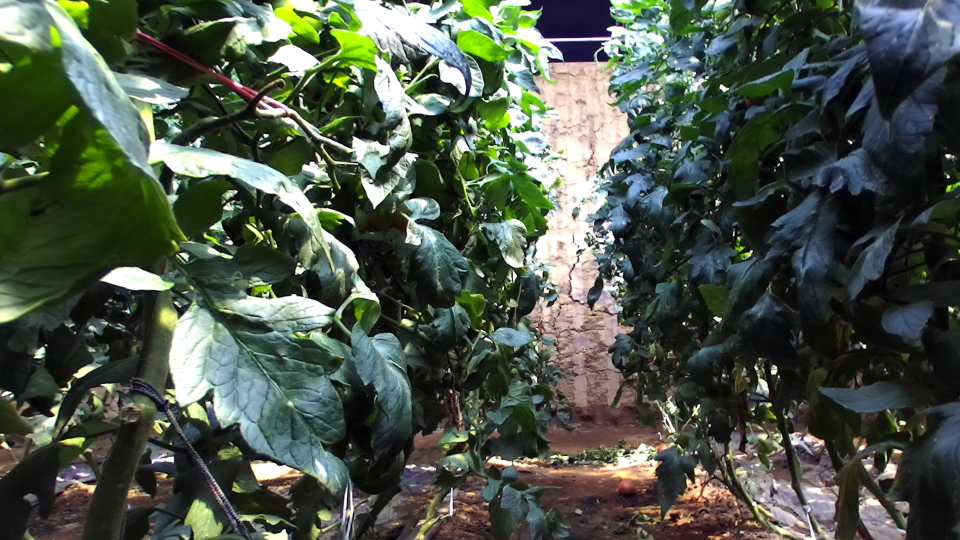
#> input picture code/assets/images/000829_left.png, 1920 x 1080 px (shown at 1/2 size); its folder holds only this picture in this run
$ python convert_fallmud_to_coco.py
#> lines starting #> are read from the running program, lines starting #| are printed output that depends on the picture; after the words box and inside, x2 and y2 are one past the last pixel; in counts of white or black regions, pixels touching at a corner belong together
import os
import cv2
import numpy as np
import json
import shutil
from datetime import datetime
from sklearn.model_selection import train_test_split
import glob

# Config
DATASET_ROOT = r"C:\Users\zhuqh\Desktop\sam3\datasets\肌肉超声数据集\21.小腿肌束超声(FALLMUD)\FALLMUD"
OUTPUT_DIR = os.path.join(DATASET_ROOT, "coco_format")

# Categories
CATEGORIES = [
    {"id": 1, "name": "fascicle"},
    {"id": 2, "name": "aponeurosis"}
]

def create_coco_structure(split_name):
    split_dir = os.path.join(OUTPUT_DIR, split_name)
    os.makedirs(split_dir, exist_ok=True)
    return split_dir

def binary_mask_to_polygon(binary_mask):
    # Ensure binary 0-1
    binary_mask = (binary_mask > 127).astype(np.uint8)
    contours, _ = cv2.findContours(binary_mask, cv2.RETR_EXTERNAL, cv2.CHAIN_APPROX_SIMPLE)
    polygons = []
    for contour in contours:
        if contour.size >= 6:
            polygon = contour.flatten().tolist()
            polygons.append(polygon)
    return polygons

def get_bbox(binary_mask):
    binary_mask = (binary_mask > 127).astype(np.uint8)
    rows = np.any(binary_mask, axis=1)
    cols = np.any(binary_mask, axis=0)
    if not np.any(rows) or not np.any(cols):
        return None
    ymin, ymax = np.where(rows)[0][[0, -1]]
    xmin, xmax = np.where(cols)[0][[0, -1]]
    return [float(xmin), float(ymin), float(xmax - xmin + 1), float(ymax - ymin + 1)]

def process_split(file_list, split_name):
    split_dir = create_coco_structure(split_name)
    print(f"Processing {split_name} split with {len(file_list)} images...")

    coco_output = {
        "info": {
            "description": f"FALLMUD Muscle Ultrasound Dataset {split_name} Split",
            "version": "1.0",
            "year": datetime.now().year,
            "date_created": datetime.now().isoformat()
        },
        "licenses": [],
        "images": [],
        "annotations": [],
        "categories": CATEGORIES
    }

    current_image_id = 1
    current_annotation_id = 1

    for item in file_list:
        src_img_path = item['image_path']
        fascicle_mask_path = item['fascicle_mask_path']
        aponeurosis_mask_path = item['aponeurosis_mask_path']
        source_name = item['source'] # RyanCunningham or NeilCronin

        # Unique filename
        basename = os.path.basename(src_img_path)
        new_filename = f"{source_name}_{basename}"
        # Ensure extension is consistent or keep original?
        # NeilCronin images are .tif, Ryan are .jpg.
        # Browser/COCO viewers might prefer .jpg or .png.
        # Let's convert everything to .png for consistency and compatibility.
        # Or just keep original.
        # If I convert to png, I need to change extension.
        filename_no_ext = os.path.splitext(basename)[0]
        png_filename = f"{source_name}_{filename_no_ext}.png"

        dst_img_path = os.path.join(split_dir, png_filename)

        # Read Image
        try:
            img_data = np.fromfile(src_img_path, dtype=np.uint8)
            img = cv2.imdecode(img_data, cv2.IMREAD_COLOR)
            if img is None:
                # Try reading with tiffile if cv2 fails for tif?
                # cv2 supports tif usually.
                # Let's try simple imdecode first.
                print(f"Error reading image {src_img_path}")
                continue
            height, width = img.shape[:2]

            # Save as PNG
            # Use cv2.imencode + tofile for unicode paths
            success, buffer = cv2.imencode(".png", img)
            if success:
                with open(dst_img_path, "wb") as f:
                    f.write(buffer)
            else:
                print(f"Failed to encode image {dst_img_path}")
                continue

        except Exception as e:
            print(f"Exception reading image {src_img_path}: {e}")
            continue

        image_info = {
            "id": current_image_id,
            "file_name": png_filename,
            "width": int(width),
            "height": int(height)
        }
        coco_output['images'].append(image_info)

        # Process Masks
        masks_to_process = [
            (fascicle_mask_path, 1),      # ID 1: fascicle
            (aponeurosis_mask_path, 2)    # ID 2: aponeurosis
        ]

        for mask_path, cat_id in masks_to_process:
            if mask_path and os.path.exists(mask_path):
                try:
                    mask_data = np.fromfile(mask_path, dtype=np.uint8)
                    mask = cv2.imdecode(mask_data, cv2.IMREAD_UNCHANGED)

                    if mask is None:
                        print(f"Error reading mask {mask_path}")
                        continue

                    # If RGB, convert to Gray
                    if len(mask.shape) == 3:
                        mask = cv2.cvtColor(mask, cv2.COLOR_BGR2GRAY)

                    # Resize if needed
                    if mask.shape[:2] != (height, width):
                        mask = cv2.resize(mask, (width, height), interpolation=cv2.INTER_NEAREST)

                    polygons = binary_mask_to_polygon(mask)
                    bbox = get_bbox(mask)

                    if polygons and bbox:
                        area = float(np.sum(mask > 127))

                        ann = {
                            "id": current_annotation_id,
                            "image_id": current_image_id,
                            "category_id": cat_id,
                            "segmentation": polygons,
                            "area": area,
                            "bbox": bbox,
                            "iscrowd": 0
                        }
                        coco_output['annotations'].append(ann)
                        current_annotation_id += 1

                except Exception as e:
                    print(f"Error processing mask {mask_path}: {e}")

        current_image_id += 1

    # Save JSON
    json_path = os.path.join(split_dir, '_annotations.coco.json')
    with open(json_path, 'w', encoding='utf-8') as f:
        json.dump(coco_output, f, ensure_ascii=False, indent=4)

    print(f"Saved {split_name} annotations to {json_path}")
    print(f"Images: {len(coco_output['images'])}, Annotations: {len(coco_output['annotations'])}")

def get_files_from_folder(base_folder, source_name):
    items = []
    images_dir = os.path.join(base_folder, "images")
    fascicle_dir = os.path.join(base_folder, "fascicle_masks")
    aponeurosis_dir = os.path.join(base_folder, "aponeurosis_masks")

    if not os.path.exists(images_dir):
        print(f"Images dir not found: {images_dir}")
        return items

    # Get all images
    # Need to handle different extensions
    image_files = []
    for ext in ["*.jpg", "*.tif", "*.png", "*.bmp"]:
        image_files.extend(glob.glob(os.path.join(images_dir, ext)))

    for img_path in image_files:
        basename = os.path.basename(img_path)
        name_no_ext = os.path.splitext(basename)[0]

        # Determine mask paths
        # NeilCronin: images .tif, fascicle .tif, aponeurosis .jpg
        # RyanCunningham: images .jpg, fascicle .jpg, aponeurosis .jpg

        fascicle_path = None
        aponeurosis_path = None

        if source_name == "NeilCronin":
            # Fascicle is .tif
            f_path = os.path.join(fascicle_dir, name_no_ext + ".tif")
            if os.path.exists(f_path):
                fascicle_path = f_path
            else:
                 # Check jpg just in case
                 f_path_jpg = os.path.join(fascicle_dir, name_no_ext + ".jpg")
                 if os.path.exists(f_path_jpg):
                     fascicle_path = f_path_jpg

            # Aponeurosis is .jpg
            a_path = os.path.join(aponeurosis_dir, name_no_ext + ".jpg")
            if os.path.exists(a_path):
                aponeurosis_path = a_path

        elif source_name == "RyanCunningham":
            # All .jpg
            f_path = os.path.join(fascicle_dir, name_no_ext + ".jpg")
            if os.path.exists(f_path):
                fascicle_path = f_path

            a_path = os.path.join(aponeurosis_dir, name_no_ext + ".jpg")
            if os.path.exists(a_path):
                aponeurosis_path = a_path

        items.append({
            "image_path": img_path,
            "fascicle_mask_path": fascicle_path,
            "aponeurosis_mask_path": aponeurosis_path,
            "source": source_name
        })

    return items

def main():
    all_items = []

    # Process RyanCunningham
    ryan_dir = os.path.join(DATASET_ROOT, "RyanCunningham")
    all_items.extend(get_files_from_folder(ryan_dir, "RyanCunningham"))

    # Process NeilCronin
    neil_dir = os.path.join(DATASET_ROOT, "NeilCronin")
    all_items.extend(get_files_from_folder(neil_dir, "NeilCronin"))

    print(f"Total items found: {len(all_items)}")

    if not all_items:
        print("No items found!")
        return

    # Split
    train_items, val_items = train_test_split(all_items, test_size=0.2, random_state=42)

    process_split(train_items, "train")
#> in process_split, img is the input picture: shape (1080, 1920, 3); mean B, G, R 73.1, 85.4, 75.9
#> in process_split, `mask = cv2.cvtColor(mask, cv2.COLOR_BGR2GRAY)`:
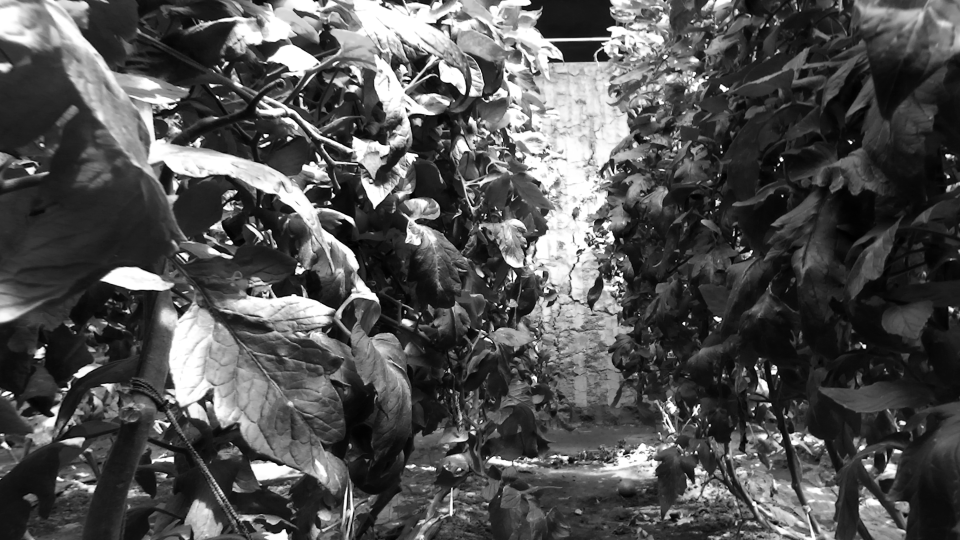
#> mask: shape (1080, 1920) (shown at 1/2 size); min 0, max 255, mean 81.2
#> in binary_mask_to_polygon, `binary_mask = (binary_mask > 127).astype(np.uint8)`:
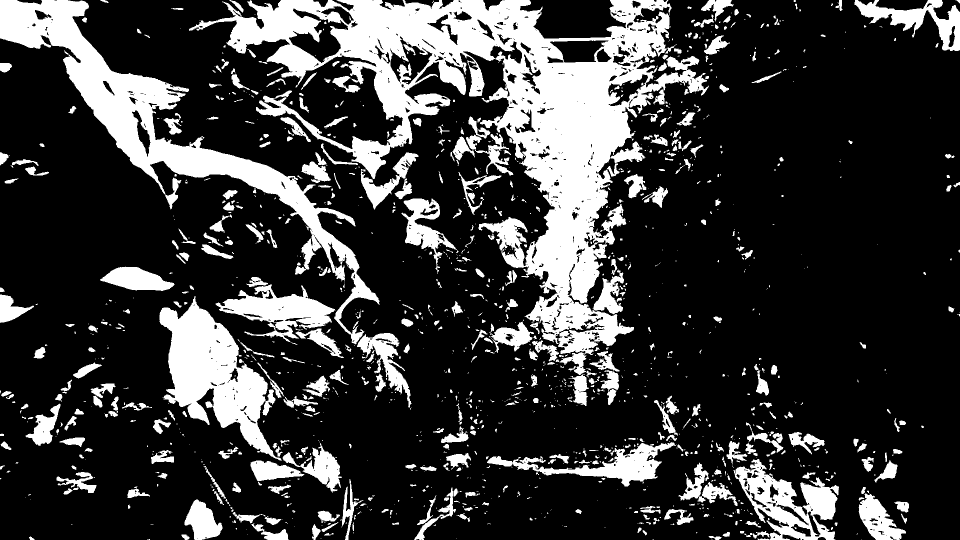
#> binary_mask: shape (1080, 1920) (shown at 1/2 size); values 0 (black) and 1 (white), 22.6% white; 1424 white regions (879 under 20 px)
#> in binary_mask_to_polygon, `contours, _ = cv2.findContours(binary_mask, cv2.RETR_EXTERNAL, cv2.CHA..`: contours = 1397 contours, 977 with area under 20; largest, box (x1, y1, x2, y2) and area: (378, 0, 1418, 750) 218710, (0, 0, 759, 689) 66704, (319, 592, 563, 922) 34040, (1467, 918, 1678, 1080) 16846, (431, 569, 671, 685) 11453
#> the loop in binary_mask_to_polygon, `for contour in contours:` made 1397 passes
#> polygon on passes 3, 4, 12, 13, 17, 23, 28, 40, 49, 54, 55, 56: [1305, 1078, 1306, 1079, 1306, 1078], [298, 1078, 297, 1079, 294, 1079, 299, 1079, 299, 1078], [1489, 1067, 1489, 1069, 1492, 1069, 1490, 1067], [1714, 1066, 1714, 1067, 1713, 1068, 1714, 1068], [1393, 1064, 1392, 1065, 1393, 1066, 1394, 1065], [472, 1056, 471, 1057, 472, 1058, 473, 1058, 473, 1056], [1132, 1052, 1131, 1053, 1128, 1053, 1133, 1053], [1516, 1046, 1516, 1047, 1517, 1047], [692, 1044, 692, 1046, 691, 1047, 692, 1047], [647, 1042, 648, 1043, 648, 1044, 650, 1044, 649, 1044], [465, 1042, 465, 1044, 466, 1045, 466, 1043], [1479, 1040, 1480, 1041, 1483, 1041, 1483, 1040]
#> contour on passes 1, 2, 5, 6, 9, 11: [[1722, 1079]], [[1423, 1079], [1424, 1079]], [[641, 1077], [642, 1077]], [[913, 1076]], [[1444, 1071]], [[494, 1068]]
#> after the loop in binary_mask_to_polygon, `for contour in contours:`: polygons = 1100 items
#> in get_bbox, `ymin, ymax = np.where(rows)[0][[0, -1]]`: ymin = 0; ymax = 1079
#> in get_bbox, `xmin, xmax = np.where(cols)[0][[0, -1]]`: xmin = 0; xmax = 1919
#> in process_split, `bbox = get_bbox(mask)`: bbox = [0, 0, 1920, 1080]
#> in process_split, `area = float(np.sum(mask > 127))`: area = 469467
#> in process_split, `current_image_id += 1`: current_image_id = 2
    process_split(val_items, "valid")

    print("Conversion complete!")

if __name__ == "__main__":
    main()
